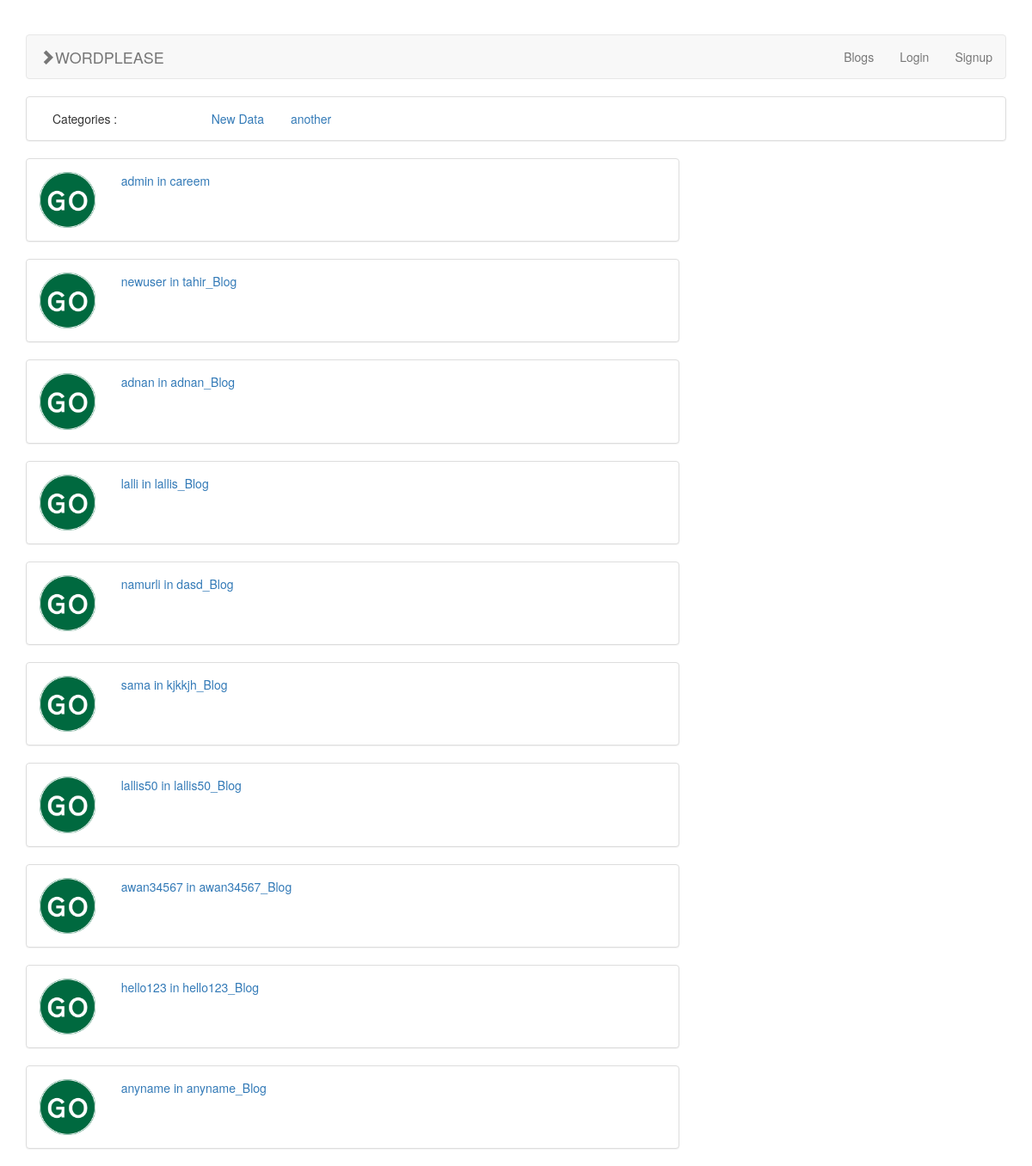
Screenshot of /blog/ with the database file from the repository.
### blogs/models.py (models this page shows, shortened)
class Category(models.Model):
    title = models.CharField(max_length=100)
    slug = models.SlugField(max_length=100, db_index=True)
    hidden = models.BooleanField(default=False)

class Blog(models.Model):
    title = models.CharField(max_length=100)
    author = models.OneToOneField(User, related_name='blog')
    created_at = models.DateField(auto_now_add=True)
    slug = models.SlugField(max_length=100, unique=True)

### blogs/blog_views.py (the view)
# urls.py: url(r'^blog/$', BlogListView.as_view(), name='blog-list'),
class BlogListView(APIView):
    renderer_classes = [TemplateHTMLRenderer]
    template_name = 'blogs.html'
    serializer_class = BlogSerializer
    authentication_classes = (SessionAuthentication, BasicAuthentication)
    def get(self, request, format=None):
        categories = utils.get_all_visible_categories()
        auth = request.user.is_authenticated()
        return Response(
            {'blogs': Blog.objects.all(), 'user': auth, 'categories': categories, 'logged_in_user': request.user})

### blogs/utils.py (called while the page is built)
def get_all_visible_categories():
    return Category.objects.filter(hidden=False)

### blogs/templates/blogs.html
{% extends 'base.html' %}
{% load rest_framework %}
{% load static %}
{% block content %}
    <div class="col-md-8" style="padding-right: 0; padding-left: 0;">
        {% for blog in blogs %}
            <a href="{% url 'blog-post-details' username=blog.author.username %}">
                <div class="panel panel-default">
                    <div class="panel-body">
                        <div class="row">
                            <div class="col-md-9 col-sm-9 col-xs-9">
                                <div class="row">
                                    <div class="col-md-2 col-sm-2 col-xs-2">
                                        <img style="width: 100%;display: block;" src="{% static "go.gif" %}">
                                    </div>
                                    <div class="col-md-10 col-sm-10 col-xs-10">
                                        <span>{{ blog.author }} in {{ blog.title }}</span><br>
                                    </div>
                                </div>
                            </div>
                            <div class="col-md-3 col-sm-3 col-xs-3">
                            </div>
                        </div>
                    </div>
                </div>
            </a>
        {% endfor %}
    </div>
    <div class="col-md-4"></div>
{% endblock %}

### blogs/templates/base.html (shortened to what this page needs)
<!DOCTYPE html>
{% load static %}
<html lang="en">
<head>
    <link href='{% static "bootstrap/css/bootstrap.min.css" %}' rel="stylesheet">
    <link href='{% static "default.css" %}' rel="stylesheet">
</head>
<body>
<br>
<br>
<div class="container">
    <nav class="navbar navbar-default">
        <div class="container-fluid">
            <div class="navbar-header">
                <a class="navbar-brand" href="{% url 'post_list' %}"><span
                        class="glyphicon glyphicon-chevron-right"></span>WORDPLEASE</a>
            </div>
            <ul class="nav navbar-nav navbar-right">
                <li><a href="{% url 'blog-list' %}">Blogs</a></li>
                {% if user %}
                    <li>
                        <a href="{% url 'add_post' %}">New Post</a>
                    </li>
                    <li>
                        <a href="{% url 'logout' %}">Logout</a>
                    </li>
                    <li>
                        <a href="{% url 'blog-post-details' username=logged_in_user.username %}">{{ logged_in_user.username }}
                        </a>
                    </li>
                {% else %}
                    <li>
                        <a href="{% url 'login' %}">Login</a>
                    </li>
                    <li>
                        <a href="{% url 'register-user' %}">Signup</a>
                    </li>
                {% endif %}
            </ul>
        </div>
    </nav>
    {% if categories %}
        <div class="panel panel-default">
            <div class="panel-body">
                {% block categories %}
                    <div class="col-lg-2">Categories :</div>
                    {% for category in categories %}
                        <div class="col-lg-1 {% if selected_cat == category.slug %}bg-success text-white{% endif %}"><a
                                href="{% url 'post_list' %}?cat={{ category.slug }}">{{ category.title }}</a></div>
                    {% endfor %}
                {% endblock %}
            </div>
        </div>
    {% endif %}
    <div class="row">
        <div class="col-sm-12">
            {% block content %}{% endblock %}
        </div>
    </div>
</div>
</body>
</html>

### rows the page displays
Category: title "New Data"
Category: title "another"
Blog: author "admin", title "careem"
Blog: author "newuser", title "tahir_Blog"
Blog: author "adnan", title "adnan_Blog"
Blog: author "lalli", title "lallis_Blog"
Blog: author "namurli", title "dasd_Blog"
Blog: author "sama", title "kjkkjh_Blog"
Blog: author "lallis50", title "lallis50_Blog"
Blog: author "awan34567", title "awan34567_Blog"
Blog: author "hello123", title "hello123_Blog"
Blog: author "anyname", title "anyname_Blog"
